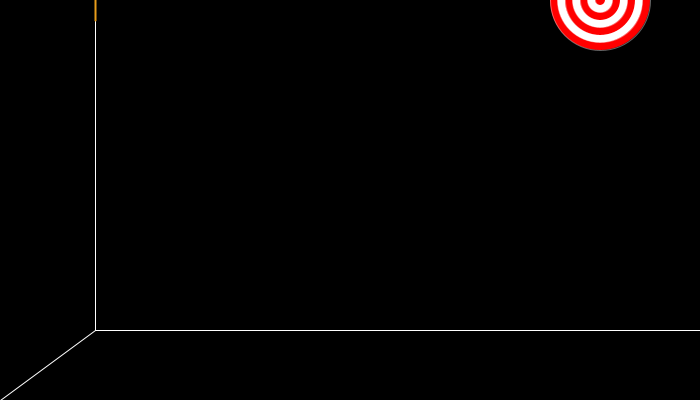
Frame 1 (no input)
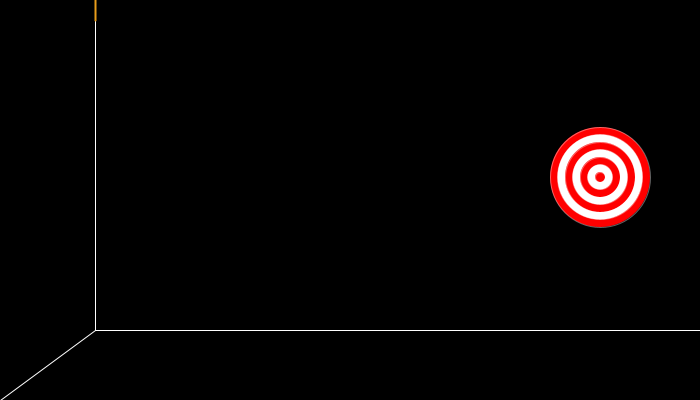
Frame 60 (the mouse pressed at the canvas centre just before this capture)
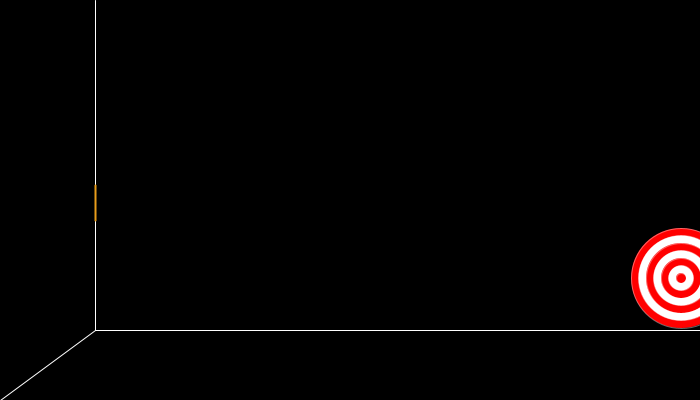
Frame 120 (the mouse held since frame 60 and released just before this capture)

The Processing sketch that drew these frames (run headless with seeded random() and noise(); from frame 60 on, the mouse is pressed at the canvas centre):

// Processing sketch: processing_35753
// ── processing_35753.pde


int a = 0;
int h = 100;
int k = 3;

int julz = 600;
int ellop = 600;
int lup = 3;

int j = 0;
int gold = 3;

int x = 100;
int y = 200;

int x2 = 150;

int arrow = 0;
int trian = 0;
int laine = 0;

//mouseY
float pointer = mouseY;

//rectangle
int recX = 80;
int recW = 0;

int speed = 3;

//colours
int c1 = 255;
int c2 = 0;

//aim line
int aim1 = -15;
int aim2 = 20;


void setup()
{
  size(700,400);
  background(0);
  smooth();
  stroke(255);
}

float p = 0;

void draw()
{
  stroke(255);
  background(0);
  line(95,0,95,330);
  line(95,330,0,400);
  line(95,330,700,330);  
  stroke(232,157,27);
  strokeWeight(2);
  line(95,constrain(aim1+mouseY,-15,295),95,constrain(aim2+mouseY,20,330));

  stroke(255);
  strokeWeight(1);
  fill(255);

  while(p<7)
  {
    if(p%2 == 1)
    {
      fill(c1);
    }
    else {
      fill(c1,c2,c2);
    }

    stroke(255,100);

    ellipse(julz,a,h-15*p,h-15*p);
    p = p+1;
  }

  p=0;

  a = a+k; 
  if(a > 277)
  {
    k = 0;
    a = 278;
    julz = julz+gold;
  }

  if(julz > 770)
  {
    julz = 600;
    gold = 0;
    k = 3;
    a = 0;
  } 
  gold = 3;

//constraints    
float cons1 = constrain(y-210+mouseY,4,324);
float cons2 = constrain(y-217+mouseY,0,316);
float cons3 = constrain(y-202+mouseY,9,334);

  if(dist(julz,a,x+65,constrain(y-210+mouseY,5,325)) < 15)
  {    
    println("BANG");
    
    c1 = c1-30;
    c2 = c2+30;   
    k = 0;

    if((c2>254)&&(c1<1))
    {
      c1 = 0;
      c2 = 255; 
      if(k == 0) {
        a=height/2;
      }
    }
  }    

  // rect(595, 195, 10, 10);

  if(c2 == 255)
  {
    julz = julz-lup;
    if(dist(julz,a,x,constrain(y-210+mouseY,5,325)) < 20)
    {
      julz = julz+40;
    }
  } 
  
//  if((julz < 598)&&(c2 == 255))
//  {

 // }
  
  if(julz == 150)
  {
    lup = 0;
    julz = 601;
  }

  if(julz == 601)
  {
    k = 6;
    c1 = c1+4;
    c2 = c2-4;
  }  
  if(a == 278)
  {
    c1 = c1+4;
    c2 = c2-4;
  }  
  if((c2<1)&&(c1>254))
  {
    c1 = 255;
    c2 = 0;
  }        
  if(c2 == 0)
  {
    lup = 3;
  }  
  if(julz == 150)
  {
    lup = 0;
    julz = 600;
  }

/* if(x > 150)
{
  cons1 = constrain(y,4,324);
  cons2 = constrain(y,0,316);
  cons3 = constrain(y,9,334);
}  
*/

  if(laine == 1) {
    
    strokeWeight(2);

    //upper part of the arrows feathers
    stroke(c1,c2,c2);
    line(x-5,cons2,x2-45,cons1);
    stroke(c1);
    line(x,cons2,x2-40,cons1);
    stroke(c1,c2,c2);
    line(x+5,cons2,x2-35,cons1);

    //lower part of the arrows feathers
    stroke(c1,c2,c2);
    line(x-5,cons3,x2-45,cons1);
    stroke(c1);
    line(x,cons3,x2-40,cons1);
    stroke(c1,c2,c2);
    line(x+5,cons3,x2-35,cons1);
  }

  if(trian == 1) {

    stroke(255);
    strokeWeight(2);
    triangle(x+50, constrain(y-215+mouseY,0,320), x+50, constrain(y-205+mouseY,10,330), x+65, constrain(y-210+mouseY,5,325)); 


    strokeWeight(1);
  }

  if(arrow == 1) {

    stroke(255);
    strokeWeight(2);    
    line(x,constrain(y-210+mouseY,5,325),x2,constrain(y-210+mouseY,5,325));

    x = x+3+speed;
    x2 = x2+3+speed;

    strokeWeight(1);
  }


  stroke(0);
} 

void mouseClicked() 
{ 
  recW = 1;
  laine = 1;
  trian = 1;
  arrow = 1;
  if(x > width+50) {
    x=100;
  }
  if(x2 > width+50) {
    x2=150;
  }

  j = j+1;

  speed = 3;
}

void mouseReleased()
{
  if((j > 19)&&(x > 710))
  {
    j = 0;
  }  
  if(x>700)
  {
    x = x+1;
    x2 = x2+1;
  }
  if((x > 99)&&(x2 > 149))
  {    
    x = 100;
    x2 = 150;
  }  
}  

void mouseDragged() 
{
  if(x>700)
 {
    if (mouseX < width/2)
    {      
      x = x-1;
      x2 = x-1;

      speed = 30;
    }
  }
}
